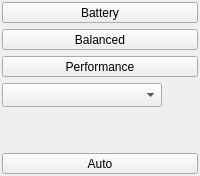
      <widget class="QWidget" name="pageDdp">
       <property name="sizePolicy">
        <sizepolicy hsizetype="Preferred" vsizetype="Preferred">
         <horstretch>0</horstretch>
         <verstretch>0</verstretch>
        </sizepolicy>
       </property>
       <layout class="QVBoxLayout" name="verticalLayout_13">
        <property name="sizeConstraint">
         <enum>QLayout::SetMinimumSize</enum>
        </property>
        <property name="leftMargin">
         <number>2</number>
        </property>
        <property name="topMargin">
         <number>2</number>
        </property>
        <property name="rightMargin">
         <number>2</number>
        </property>
        <property name="bottomMargin">
         <number>2</number>
        </property>
        <item>
         <widget class="QToolButton" name="btn_dpmBattery">
          <property name="sizePolicy">
           <sizepolicy hsizetype="MinimumExpanding" vsizetype="Minimum">
            <horstretch>0</horstretch>
            <verstretch>0</verstretch>
           </sizepolicy>
          </property>
          <property name="text">
           <string>Battery</string>
          </property>
          <property name="icon">
           <iconset resource="radeon-resource.qrc">
            <normaloff>:/icon/symbols/arrow1.png</normaloff>:/icon/symbols/arrow1.png</iconset>
          </property>
          <property name="iconSize">
           <size>
            <width>28</width>
            <height>28</height>
           </size>
          </property>
          <property name="checkable">
           <bool>true</bool>
          </property>
          <property name="toolButtonStyle">
           <enum>Qt::ToolButtonTextUnderIcon</enum>
          </property>
         </widget>
        </item>
        <item>
         <widget class="QToolButton" name="btn_dpmBalanced">
          <property name="sizePolicy">
           <sizepolicy hsizetype="MinimumExpanding" vsizetype="Minimum">
            <horstretch>0</horstretch>
            <verstretch>0</verstretch>
           </sizepolicy>
          </property>
          <property name="text">
           <string>Balanced</string>
          </property>
          <property name="icon">
           <iconset resource="radeon-resource.qrc">
            <normaloff>:/icon/symbols/arrow2.png</normaloff>:/icon/symbols/arrow2.png</iconset>
          </property>
          <property name="iconSize">
           <size>
            <width>28</width>
            <height>28</height>
           </size>
          </property>
          <property name="checkable">
           <bool>true</bool>
          </property>
          <property name="toolButtonStyle">
           <enum>Qt::ToolButtonTextUnderIcon</enum>
          </property>
         </widget>
        </item>
        <item>
         <widget class="QToolButton" name="btn_dpmPerformance">
          <property name="sizePolicy">
           <sizepolicy hsizetype="MinimumExpanding" vsizetype="Minimum">
            <horstretch>0</horstretch>
            <verstretch>0</verstretch>
           </sizepolicy>
          </property>
          <property name="text">
           <string>Performance</string>
          </property>
          <property name="icon">
           <iconset resource="radeon-resource.qrc">
            <normaloff>:/icon/symbols/arrow3.png</normaloff>:/icon/symbols/arrow3.png</iconset>
          </property>
          <property name="iconSize">
           <size>
            <width>28</width>
            <height>28</height>
           </size>
          </property>
          <property name="checkable">
           <bool>true</bool>
          </property>
          <property name="toolButtonStyle">
           <enum>Qt::ToolButtonTextUnderIcon</enum>
          </property>
         </widget>
        </item>
        <item>
         <widget class="QComboBox" name="combo_pLevel">
          <property name="sizePolicy">
           <sizepolicy hsizetype="MinimumExpanding" vsizetype="Minimum">
            <horstretch>0</horstretch>
            <verstretch>0</verstretch>
           </sizepolicy>
          </property>
          <property name="minimumSize">
           <size>
            <width>100</width>
            <height>24</height>
           </size>
          </property>
          <property name="maximumSize">
           <size>
            <width>160</width>
            <height>24</height>
           </size>
          </property>
          <property name="font">
           <font>
            <family>Monospace</family>
            <pointsize>10</pointsize>
           </font>
          </property>
          <property name="toolTip">
           <string>Power level</string>
          </property>
         </widget>
        </item>
        <item>
         <spacer name="verticalSpacer_5">
          <property name="orientation">
           <enum>Qt::Vertical</enum>
          </property>
          <property name="sizeHint" stdset="0">
           <size>
            <width>20</width>
            <height>40</height>
           </size>
          </property>
         </spacer>
        </item>
        <item>
         <widget class="QToolButton" name="btn_fanControl">
          <property name="sizePolicy">
           <sizepolicy hsizetype="MinimumExpanding" vsizetype="Minimum">
            <horstretch>0</horstretch>
            <verstretch>0</verstretch>
           </sizepolicy>
          </property>
          <property name="text">
           <string>Auto</string>
          </property>
          <property name="icon">
           <iconset resource="radeon-resource.qrc">
            <normaloff>:/icon/symbols/fan.png</normaloff>:/icon/symbols/fan.png</iconset>
          </property>
          <property name="iconSize">
           <size>
            <width>32</width>
            <height>32</height>
           </size>
          </property>
          <property name="popupMode">
           <enum>QToolButton::InstantPopup</enum>
          </property>
          <property name="toolButtonStyle">
           <enum>Qt::ToolButtonTextUnderIcon</enum>
          </property>
          <property name="arrowType">
           <enum>Qt::NoArrow</enum>
          </property>
         </widget>
        </item>
       </layout>
      </widget>
